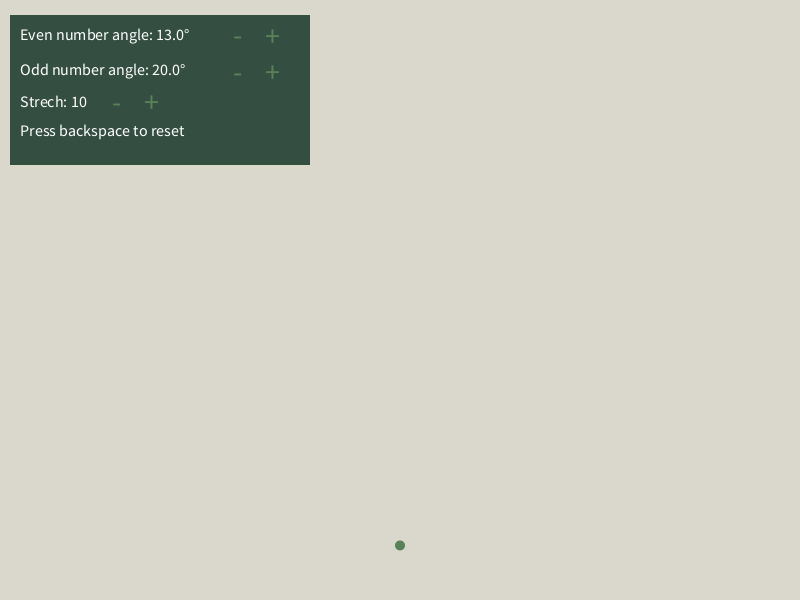
Frame 1 (no input)
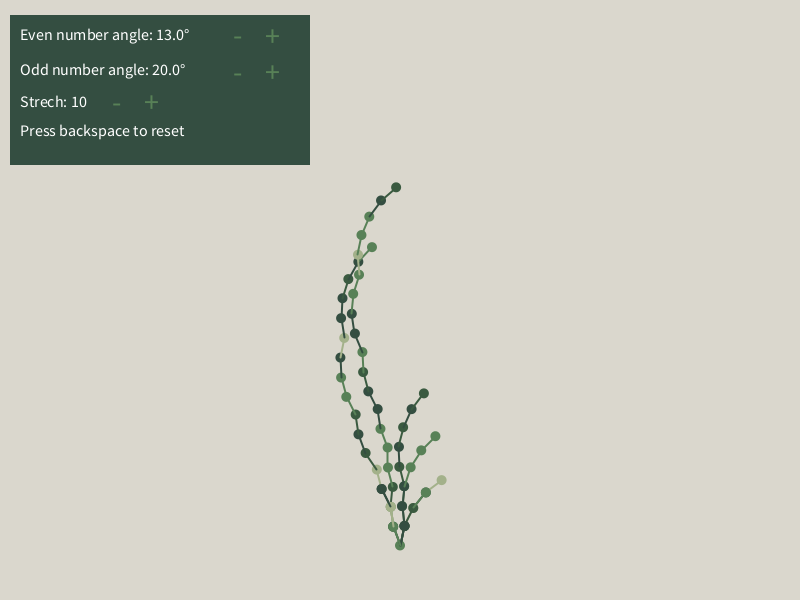
Frame 60 (the mouse pressed at the canvas centre just before this capture)
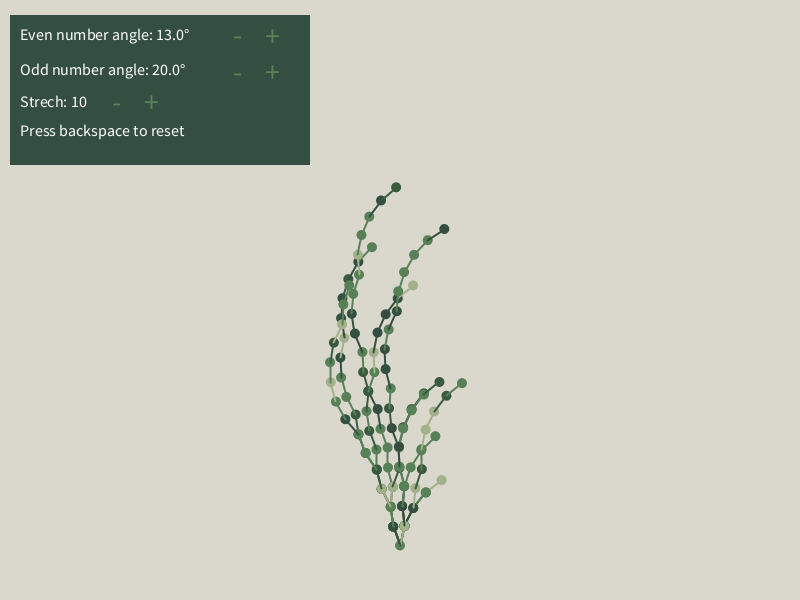
Frame 120 (the mouse held since frame 60 and released just before this capture)

The Processing sketch that drew these frames (run headless with seeded random() and noise(); from frame 60 on, the mouse is pressed at the canvas centre):

// Processing sketch: Collatz_Conjecture
// ── Collatz_Conjecture.pde
/*
 Collatz Conjecture Visualization by Nikolaus
 
 The Collatz conjecture is one of the most famous math problems left unsolved.
 
 It follows a sequence of positive integers. For any integer, say n, the following number in the series is either
 
 n / 2 (if n is an even integer) or 3n + 1 (if n is odd)
 
 For example, if we start with a number such as 3. Where n = 3, the following number would be:
 
 3 (Odd, so the following number is 3n + 1)
 10 (Even so, the following number is n / 2)
 5 (Odd, so the following number is 3n + 1)
 16
 
 
 Continuing this, we would get a sequence of:
 
 
 3, 10, 5, 16, 8, 4, 2, 1
 
 The conjecture states that n will always reach 1 no matter what n is equal to. So n .... 1
 
 This sequence will always reach 1 and will repeat in a "cycle" of 1 4 2, so n, ..., 1, 4, 2, 1, 4, 2.
 
 This means when n reaches 1, it is considered the end.
 
 We can visualize this as reaching a "branch" having the root of 1 and choosing an angle.
 
 If the number is even, rotate counterclockwise by theta and counterclockwise by theta if odd.
 
 This creates an interesting  visualization where the values can be played with.
 
 */


// set angles, radius and strech
float clockwise_angle = 13;
float counterclockwise_angle = 20;
int circle_radius = 10;
int strech = 10;




// variables for movement of circles
PVector start;
PVector pos;
PVector pos_prev;
PVector move;
int start_collatz;
int value;



// variables for buttons
float startx, starty;
int rectSize = 30;
float[][] buttonLocation = new float[3][4];
int[][] colours = { {52, 78, 65}, {58, 90, 64}, {88, 129, 87}, {88, 129, 87}, {163, 177, 138}};


void setup() {
  size(800, 600);

  // set which number to start at
  value = 5;
  start_collatz = 5;

  // starting location
  startx = width/2;
  starty = height/1.1;

  // create PVector for circle and for its trails
  pos = new PVector(startx, starty);
  pos_prev = pos.copy();
  // direction of movement of the circles
  move = new PVector(0, -2);


  // set background colour
  background(218, 215, 205);

  // function in my_functions that creates gui
  create_GUI();
}

void draw() {


  // choose a random colour from the array of colours
  int[] colour =colours[ int(random(0, colours.length))];

  int red = colour[0];
  int green = colour[1];
  int blue = colour[2];



  // create circle
  fill(red, green, blue);
  noStroke();
  circle(pos.x, pos.y, circle_radius);


  // create a line from the previous position of the circle to the current
  stroke(red, green, blue);
  fill(red, green, blue);
  strokeWeight(2);
  line(pos_prev.x, pos_prev.y, pos.x, pos.y);


  // calculate the next value, if the number is even / 2 and if it is odd * by 3 and add 1
  value = next_colatz(value);

  // pause the programm for 0.075 seconds
  delay(75);



  // if the current value is 1 it means that the branch is at its end meaning go back to the starting location and start a new branch
  if (value == 1) {

    // increase the starting number
    start_collatz += 1;
    value = start_collatz;


    // move the position back to the starting one
    pos = new PVector(startx, starty);
    move = new PVector(0, -2);
  }

  // decide if the position of the circle should move clockwise or counter clockwise
  if (value % 2 == 0) { // if the number is even rotate clockwise

    // NEW COMMAND LEARNED :::: rotate the vector clockwise if the number is even
    move.rotate(clockwise_angle * PI/180);
  } else {

    // rotate the vector counterclockwise if the number is odd
    move.rotate((counterclockwise_angle * PI/180) * -1 );
  }


  // copy and store current position of the circle for the trail
  pos_prev = pos.copy();

  // change the x and y values of the circle
  pos.x += (move.x*strech);
  pos.y += (move.y*strech);
}

// ── mouse.pde
void mouseClicked() { // calls this function if a mouse button has been pressed

  // calls function checkButtons
  checkButtons();

  // calls function create_GUI
  create_GUI();
}

void keyPressed() { // if key presssed

  // if the key pressed is a backspace, call the setup function to "restart" the program
  if (key == BACKSPACE) {
    setup();
  }
}

// ── my_functions.pde
int next_colatz(int x) {


  // if the number is even return x / 2
  if (x%2 == 0) {
    return x / 2;
  }
  // if the number is odd return 3*x + 1
  else {

    return (3 * x + 1);
  }
}


void create_text(float clockwise_angle, float counterclockwise_angle, int strech) { // this function creates the text for the gui

  // set text size
  textSize(16);

  // creates gui text
  String angle_text_clock = ("Even number angle: " + str(clockwise_angle) + "°");
  text(angle_text_clock, width/40, height/15);
  String angle_text_counter = ("Odd number angle: " + str(counterclockwise_angle) + "°");
  text(angle_text_counter, width/40, height/8);
  String strech_text = ("Strech: " + str(strech));
  text(strech_text, width/40, height/5.6);
  text("Press backspace to reset", width/40, height/4.4);
}


void create_button(float rectX, float rectY, int rectSize, String string, float offsetX, float offsetY ) { // creates a button



  // creates a buttona and stores it in a 2d array for coordinates.
  fill(59, 66, 82, 0);
  noStroke();
  rect(rectX, rectY, rectSize, rectSize);
  textSize(30);
  fill(88, 129, 87);

  // creates button x and y
  float textX = rectX + rectSize / 2 + offsetX;
  float textY = rectY + rectSize / 2 + offsetY;

  // displays the text
  text(string, textX, textY);
}


void create_GUI() { // function that calls all the other GUI functions together
  // callls function
  drawOverText(10, 15, 300, 150);


  // creates text
  fill(255, 255, 255);
  create_text(clockwise_angle, counterclockwise_angle, strech);


  // creates buttons in respective position
  create_button(buttonLocation[0][0] = width/3, buttonLocation[0][1] = height / 60, rectSize, "+", -16, 20.5);

  create_button(buttonLocation[0][2] = width/3.5, buttonLocation[0][3] = height / 60, rectSize, "-", -11, 20);

  create_button(buttonLocation[1][0] = width/3, buttonLocation[1][1] = height / 13, rectSize, "+", -16, 20.5);

  create_button(buttonLocation[1][2] = width/3.5, buttonLocation[1][3] = height / 13, rectSize, "-", -11, 20.5);


  create_button(buttonLocation[2][0] = width/5.5, buttonLocation[2][1] = height / 7.8, rectSize, "+", -16, 20.5);

  create_button(buttonLocation[2][2] = width/7.4, buttonLocation[2][3] = height / 7.8, rectSize, "-", -11, 20.5);
}




void drawOverText(int x1, int y1, int x2, int y2) {

  // creates a rectangle over the older text because background(a, b, c) would delete all of the circles and lines
  noStroke();
  fill(52, 78, 65);
  rect(x1, y1, x2, y2);
}



void checkButtons() { // function that checks if a button was pressed



  // loops through the set of coordinates for each group (+, -) of buttons
  for (int j = 0; j < buttonLocation.length; j++) {


    // if the current position of the mouse is in either of the coordinates of the counter or clock wise "+" button then increase whatever buttons was pressed angle by 1
    if (mouseX >= buttonLocation[j][0] && mouseX <= buttonLocation[j][0] + rectSize && mouseY >=  buttonLocation[j][1] && mouseY <= buttonLocation[j][1] + rectSize) {

      // increase angle wether it was clockwise's + button that was pressed or counterclockwise's
      if (j == 0) {
        clockwise_angle += 1;
      } else if (j == 1) {
        counterclockwise_angle += 1;
      }
    }

    // if the current position of the mouse is in either of the coorinates of the counter or clock wise "-" button then decrease whatever buttons was pressed angle by 1
    if (mouseX >= buttonLocation[j][2 ] && mouseX <= buttonLocation[j][2] + rectSize && mouseY >=  buttonLocation[j][3] && mouseY <= buttonLocation[j][3] + rectSize) {

      // increase angle wether it was clockwise's + button that was pressed or counterclockwise's
      if (j == 0) {
        clockwise_angle -= 1;
      } else if (j == 1) {
        counterclockwise_angle -= 1;
      }
    }


    // if the current position of the mouse is in hte coordinates of the buttons the "+" or "-" then add or subtract 1
    if (j == 2) {

      if (mouseX >= buttonLocation[j][0 ] && mouseX <= buttonLocation[j][0] + rectSize && mouseY >=  buttonLocation[j][1] && mouseY <= buttonLocation[j][1] + rectSize) {

        strech += 1;
      } else if (mouseX >= buttonLocation[j][2] && mouseX <= buttonLocation[j][2] + rectSize && mouseY >=  buttonLocation[j][3] && mouseY <= buttonLocation[j][3] + rectSize)
        strech -= 1;
    }
  }
}
